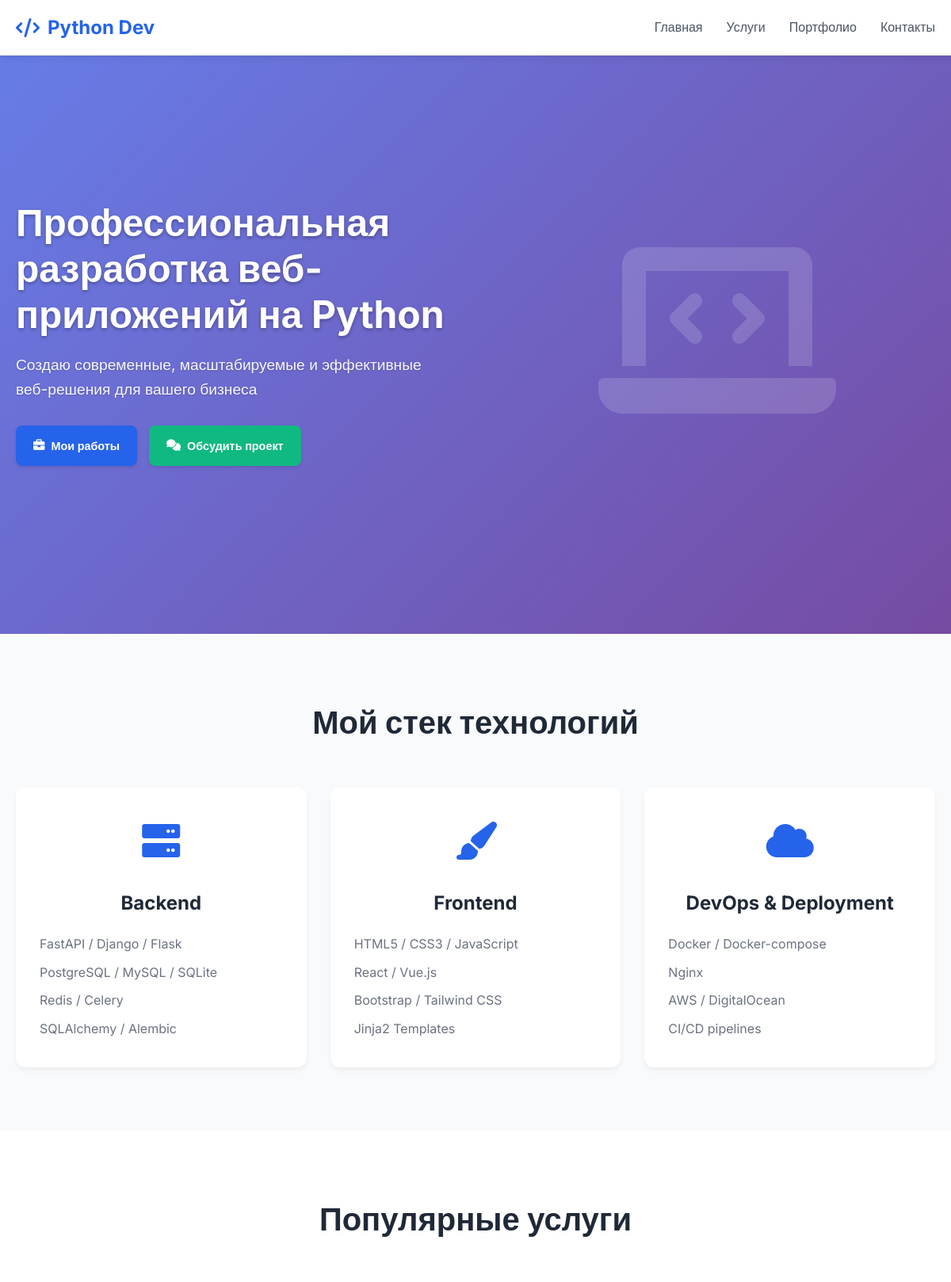
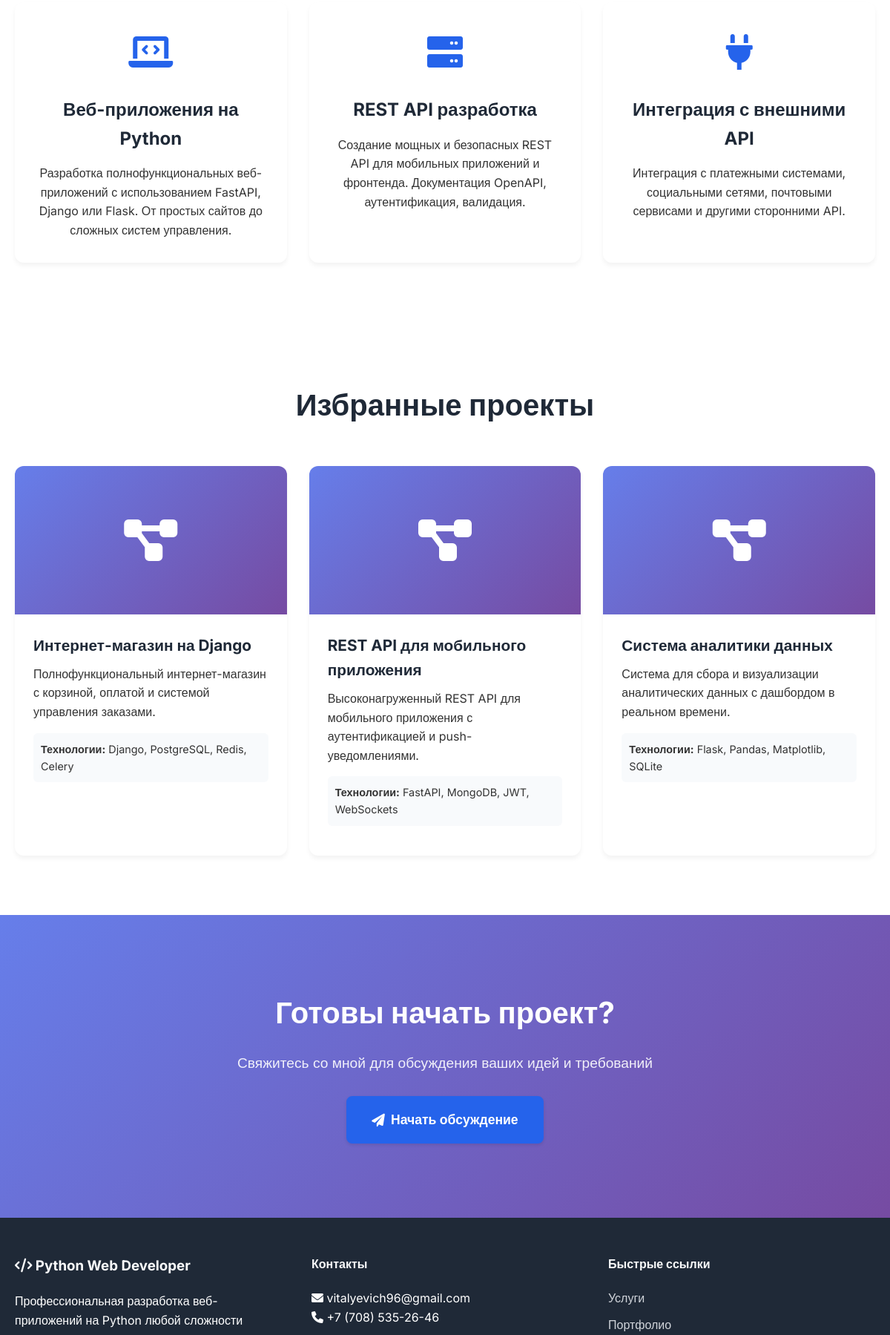
The page / (upper part) on the database its author committed (2 pictures, top to bottom).
### models.py (models this page shows)
class Service(Base):
    __tablename__ = "services"
    id = Column(Integer, primary_key=True, index=True)
    title = Column(String(100), nullable=False)
    description = Column(Text, nullable=False)
    icon = Column(String(50), default="fas fa-code")
    price_range = Column(String(100))
    featured = Column(Boolean, default=False)

class Project(Base):
    __tablename__ = "projects"
    id = Column(Integer, primary_key=True, index=True)
    title = Column(String(200), nullable=False)
    description = Column(Text, nullable=False)
    technologies = Column(String(300))
    image_url = Column(String(500), default="/static/images/default-project.jpg")
    project_url = Column(String(500))
    github_url = Column(String(500))
    featured = Column(Boolean, default=False)
    created_at = Column(DateTime, default=datetime.utcnow)

### main.py (the view)
@app.get("/", response_class=HTMLResponse)
async def home(request: Request, db: Session = Depends(database.get_db)):
    featured_projects = db.query(models.Project).filter(models.Project.featured == True).limit(3).all()
    featured_services = db.query(models.Service).filter(models.Service.featured == True).all()
    return templates.TemplateResponse("index.html", {
        "request": request,
        "projects": featured_projects,
        "services": featured_services
    })

### templates/index.html (shortened to what this page needs)
{% extends "base.html" %}
{% block content %}
<section class="hero">
    <div class="hero-container">
        <div class="hero-content">
            <h1>Профессиональная разработка веб-приложений на Python</h1>
            <p class="hero-subtitle">Создаю современные, масштабируемые и эффективные веб-решения для вашего бизнеса</p>
            <div class="hero-buttons">
                <a href="/portfolio" class="btn btn-primary">
                    <i class="fas fa-briefcase"></i> Мои работы
                </a>
                <a href="/contact" class="btn btn-secondary">
                    <i class="fas fa-comments"></i> Обсудить проект
                </a>
            </div>
        </div>
        <div class="hero-image">
            <i class="fas fa-laptop-code"></i>
        </div>
    </div>
</section>
<section class="skills">
    <div class="container">
        <h2>Мой стек технологий</h2>
        <div class="skills-grid">
            <div class="skill-card">
                <div class="skill-icon">
                    <i class="fas fa-server"></i>
                </div>
                <h3>Backend</h3>
                <ul>
                    <li>FastAPI / Django / Flask</li>
                    <li>PostgreSQL / MySQL / SQLite</li>
                    <li>Redis / Celery</li>
                    <li>SQLAlchemy / Alembic</li>
                </ul>
            </div>
            <div class="skill-card">
                <div class="skill-icon">
                    <i class="fas fa-paint-brush"></i>
                </div>
                <h3>Frontend</h3>
                <ul>
                    <li>HTML5 / CSS3 / JavaScript</li>
                    <li>React / Vue.js</li>
                    <li>Bootstrap / Tailwind CSS</li>
                    <li>Jinja2 Templates</li>
                </ul>
            </div>
            <div class="skill-card">
                <div class="skill-icon">
                    <i class="fas fa-cloud"></i>
                </div>
                <h3>DevOps & Deployment</h3>
                <ul>
                    <li>Docker / Docker-compose</li>
                    <li>Nginx</li>
                    <li>AWS / DigitalOcean</li>
                    <li>CI/CD pipelines</li>
                </ul>
            </div>
        </div>
    </div>
</section>
<section class="featured-services">
    <div class="container">
        <h2>Популярные услуги</h2>
        <div class="services-grid">
            {% for service in services %}
            <div class="service-card">
                <div class="service-icon">
                    <i class="{{ service.icon }}"></i>
                </div>
                <h3>{{ service.title }}</h3>
                <p>{{ service.description }}</p>
            </div>
            {% endfor %}
        </div>
    </div>
</section>
<section class="featured-projects">
    <div class="container">
        <h2>Избранные проекты</h2>
        <div class="projects-grid">
            {% for project in projects %}
            <div class="project-card">
                <div class="project-image">
                    <i class="fas fa-project-diagram"></i>
                </div>
                <div class="project-content">
                    <h3>{{ project.title }}</h3>
                    <p>{{ project.description }}</p>
                    <div class="project-tech">
                        <strong>Технологии:</strong> {{ project.technologies }}
                    </div>
                </div>
            </div>
            {% endfor %}
        </div>
    </div>
</section>
<section class="cta-section">
    <div class="container">
        <h2>Готовы начать проект?</h2>
        <p>Свяжитесь со мной для обсуждения ваших идей и требований</p>
        <a href="/contact" class="btn btn-large btn-primary">
            <i class="fas fa-paper-plane"></i> Начать обсуждение
        </a>
    </div>
</section>
{% endblock %}

### static/css/style.css (style rules this page uses)
* { margin: 0; padding: 0; box-sizing: border-box; }
body { font-family: 'Inter', sans-serif; line-height: 1.6; color: #333; background-color: #fff; }
.container { max-width: 1200px; margin: 0 auto; padding: 0 20px; }
.hero { background: linear-gradient(135deg, #667eea 0%, #764ba2 100%); color: white; padding: 120px 20px 80px; display: flex; align-items: center; min-height: 100vh; position: relative; }
.hero-content { flex: 1; max-width: 600px; margin-right: 40px; }
.hero-content::before { content: ''; position: absolute; top: 0; left: 0; right: 0; bottom: 0; background: rgba(0,0,0,0.2); z-index: -1; border-radius: 10px; }
.hero h1 { font-size: 3rem; font-weight: 700; margin-bottom: 20px; line-height: 1.2; text-shadow: 0 2px 4px rgba(0,0,0,0.3); position: relative; z-index: 2; }
.hero-subtitle { font-size: 1.2rem; margin-bottom: 30px; opacity: 0.95; line-height: 1.6; text-shadow: 0 1px 2px rgba(0,0,0,0.2); position: relative; z-index: 2 }
.hero-buttons { display: flex; gap: 15px; flex-wrap: wrap; }
.hero-image { flex: 1; text-align: center; font-size: 15rem; opacity: 0.15; margin-left: 20px; }
.hero-container { max-width: 1200px; margin: 0 auto; display: flex; align-items: center; justify-content: space-between; width: 100%; }
.btn { display: inline-flex; align-items: center; gap: 8px; padding: 12px 20px; border: none; border-radius: 8px; text-decoration: none; font-weight: 600; font-size: 0.9rem; transition: all 0.3s; cursor: pointer; box-shadow: 0 2px 4px rgba(0,0,0,0.1); }
.btn-primary { background: #2563eb; color: white; border: 2px solid #2563eb; }
.btn-secondary { background: #10b981; color: white; border: 2px solid #10b981; }
.btn-large { padding: 16px 32px; font-size: 1.1rem; }
section { padding: 80px 0; }
.skills { background: #f8fafc; }
.skills h2, .featured-services h2, .featured-projects h2 { text-align: center; font-size: 2.5rem; margin-bottom: 50px; color: #1f2937; }
.skills-grid, .services-grid, .projects-grid { display: grid; grid-template-columns: repeat(auto-fit, minmax(300px, 1fr)); gap: 30px; margin-top: 50px; }
.skill-card, .service-card { background: white; padding: 30px; border-radius: 12px; box-shadow: 0 4px 6px rgba(0,0,0,0.05); text-align: center; transition: transform 0.3s; }
.skill-icon, .service-icon { font-size: 3rem; color: #2563eb; margin-bottom: 20px; }
.skill-card h3, .service-card h3 { font-size: 1.5rem; margin-bottom: 15px; color: #1f2937; }
.skill-card ul { list-style: none; text-align: left; }
.skill-card li { padding: 5px 0; color: #6b7280; }
.project-card { background: white; border-radius: 12px; overflow: hidden; box-shadow: 0 4px 6px rgba(0,0,0,0.05); }
.project-image { height: 200px; background: linear-gradient(135deg, #667eea 0%, #764ba2 100%); display: flex; align-items: center; justify-content: center; font-size: 4rem; color: white; }
.project-content { padding: 25px; }
.project-content h3 { font-size: 1.3rem; margin-bottom: 10px; color: #1f2937; }
.project-tech { margin: 15px 0; padding: 10px; background: #f8fafc; border-radius: 6px; font-size: 0.9rem; }
.cta-section { background: linear-gradient(135deg, #667eea 0%, #764ba2 100%); color: white; text-align: center; padding: 100px 0; }
.cta-section h2 { font-size: 2.5rem; margin-bottom: 20px; }
.cta-section p { font-size: 1.2rem; margin-bottom: 30px; opacity: 0.9; }

### rows shown on the page
Service: title "Веб-приложения на Python", description "Разработка полнофункциональных веб-приложений с использованием FastAPI, Django или Flask. От простых сайтов до сложных систем управления."
Service: title "REST API разработка", description "Создание мощных и безопасных REST API для мобильных приложений и фронтенда. Документация OpenAPI, аутентификация, валидация."
Service: title "Интеграция с внешними API", description "Интеграция с платежными системами, социальными сетями, почтовыми сервисами и другими сторонними API."
Project: title "Интернет-магазин на Django", description "Полнофункциональный интернет-магазин с корзиной, оплатой и системой управления заказами.", technologies "Django, PostgreSQL, Redis, Celery"
Project: title "REST API для мобильного приложения", description "Высоконагруженный REST API для мобильного приложения с аутентификацией и push-уведомлениями.", technologies "FastAPI, MongoDB, JWT, WebSockets"
Project: title "Система аналитики данных", description "Система для сбора и визуализации аналитических данных с дашбордом в реальном времени.", technologies "Flask, Pandas, Matplotlib, SQLite"
